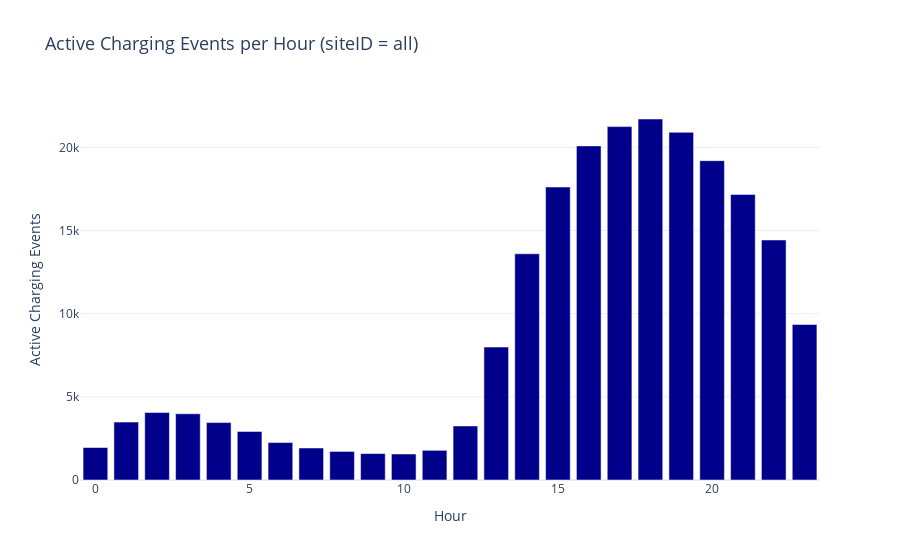
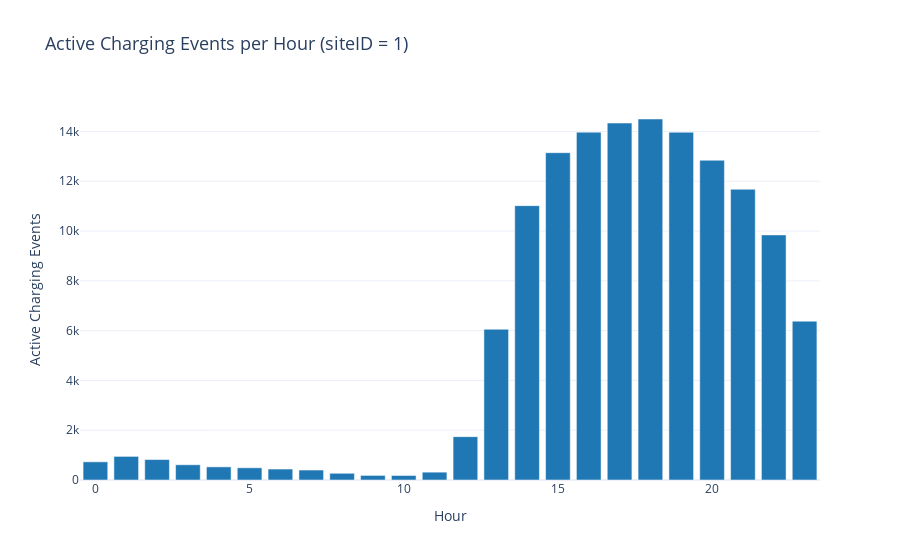
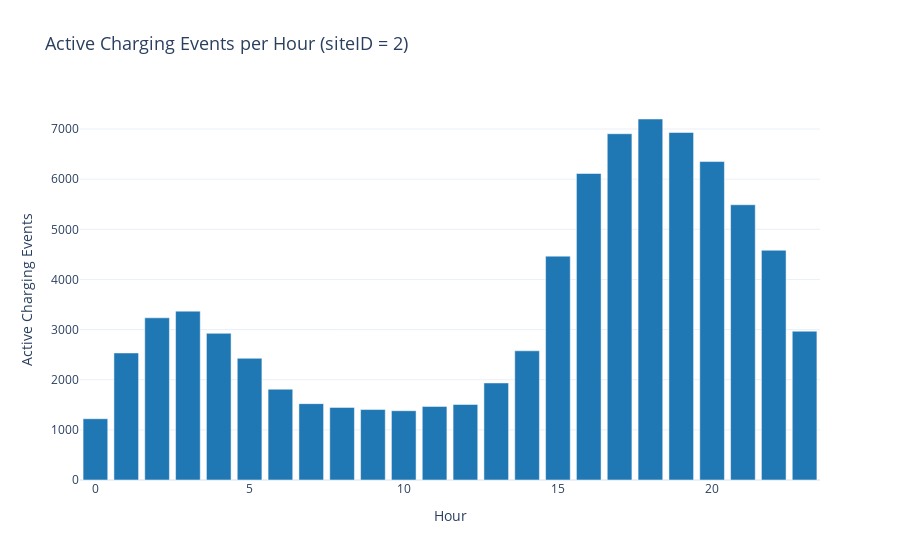

The notebook cell these images were saved under, in order:
### Markdown cell above
## More Visualizations
In order to attain a broader picture of the hourly development, also the active charging events per hour are visualized

### Code cell
import pandas as pd
import plotly.express as px

# Convert datetime columns
charging_set['connectionTime'] = pd.to_datetime(charging_set['connectionTime'])
charging_set['disconnectTime'] = pd.to_datetime(charging_set['disconnectTime'])

# Function to calculate active events per hour
def calculate_hourly_activity(data, site_id=None):
    if site_id is not None:
        data = data[data['siteID'] == site_id]
    return pd.DataFrame([
        {'hour': hour, 'count': len(data[
            (data['connectionTime'].dt.hour <= hour) & 
            (data['disconnectTime'].dt.hour >= hour)
        ])} for hour in range(24)
    ])

# Plot function
def plot_activity(activity_df, title, color='#00008B'):
    fig = px.bar(
        activity_df, x='hour', y='count', title=title, 
        labels={'hour': 'Hour', 'count': 'Active Charging Events'}
    )
    fig.update_traces(marker_color=color)
    fig.update_layout(title_font_size=18, legend_title_text="Legend", template="plotly_white")
    fig.show()

# Overall activity
hourly_activity = calculate_hourly_activity(charging_set)
plot_activity(hourly_activity, 'Active Charging Events per Hour (siteID = all)')

# Activity per site
for site_id in [1, 2]:
    site_activity = calculate_hourly_activity(charging_set, site_id)
    plot_activity(site_activity, f'Active Charging Events per Hour (siteID = {site_id})', color='#1f77b4')

### Figure 1 — Plotly figure (JSON) as saved in the notebook; plotly's stock layout.template omitted (floating-point values rounded to 4 significant figures)
{"data": [{"alignmentgroup": "True", "hovertemplate": "Hour=%{x}<br>Active Charging Events=%{y}<extra></extra>", "legendgroup": "", "marker": {"color": "#00008B", "pattern": {"shape": ""}}, "name": "", "offsetgroup": "", "orientation": "v", "showlegend": false, "textposition": "auto", "type": "bar", "x": [0, 1, 2, 3, 4, 5, 6, 7, 8, 9, 10, 11, 12, 13, 14, 15, 16, 17, 18, 19, 20, 21, 22, 23], "xaxis": "x", "y": [1952, 3482, 4056, 3980, 3452, 2918, 2251, 1923, 1718, 1589, 1563, 1783, 3248, 7992, 13598, 17613, 20086, 21245, 21702, 20901, 19196, 17170, 14428, 9349], "yaxis": "y"}], "layout": {"barmode": "relative", "legend": {"title": {"text": "Legend"}, "tracegroupgap": 0}, "title": {"font": {"size": 18}, "text": "Active Charging Events per Hour (siteID = all)"}, "xaxis": {"anchor": "y", "domain": [0, 1], "title": {"text": "Hour"}}, "yaxis": {"anchor": "x", "domain": [0, 1], "title": {"text": "Active Charging Events"}}}}

### Figure 2 — Plotly figure (JSON) as saved in the notebook; plotly's stock layout.template omitted (floating-point values rounded to 4 significant figures)
{"data": [{"alignmentgroup": "True", "hovertemplate": "Hour=%{x}<br>Active Charging Events=%{y}<extra></extra>", "legendgroup": "", "marker": {"color": "#1f77b4", "pattern": {"shape": ""}}, "name": "", "offsetgroup": "", "orientation": "v", "showlegend": false, "textposition": "auto", "type": "bar", "x": [0, 1, 2, 3, 4, 5, 6, 7, 8, 9, 10, 11, 12, 13, 14, 15, 16, 17, 18, 19, 20, 21, 22, 23], "xaxis": "x", "y": [730, 948, 821, 612, 527, 491, 440, 400, 270, 184, 181, 315, 1741, 6056, 11021, 13148, 13973, 14339, 14502, 13970, 12845, 11680, 9846, 6381], "yaxis": "y"}], "layout": {"barmode": "relative", "legend": {"title": {"text": "Legend"}, "tracegroupgap": 0}, "title": {"font": {"size": 18}, "text": "Active Charging Events per Hour (siteID = 1)"}, "xaxis": {"anchor": "y", "domain": [0, 1], "title": {"text": "Hour"}}, "yaxis": {"anchor": "x", "domain": [0, 1], "title": {"text": "Active Charging Events"}}}}

### Figure 3 — Plotly figure (JSON) as saved in the notebook; plotly's stock layout.template omitted (floating-point values rounded to 4 significant figures)
{"data": [{"alignmentgroup": "True", "hovertemplate": "Hour=%{x}<br>Active Charging Events=%{y}<extra></extra>", "legendgroup": "", "marker": {"color": "#1f77b4", "pattern": {"shape": ""}}, "name": "", "offsetgroup": "", "orientation": "v", "showlegend": false, "textposition": "auto", "type": "bar", "x": [0, 1, 2, 3, 4, 5, 6, 7, 8, 9, 10, 11, 12, 13, 14, 15, 16, 17, 18, 19, 20, 21, 22, 23], "xaxis": "x", "y": [1222, 2534, 3235, 3368, 2925, 2427, 1811, 1523, 1448, 1405, 1382, 1468, 1507, 1936, 2577, 4465, 6113, 6906, 7200, 6931, 6351, 5490, 4582, 2968], "yaxis": "y"}], "layout": {"barmode": "relative", "legend": {"title": {"text": "Legend"}, "tracegroupgap": 0}, "title": {"font": {"size": 18}, "text": "Active Charging Events per Hour (siteID = 2)"}, "xaxis": {"anchor": "y", "domain": [0, 1], "title": {"text": "Hour"}}, "yaxis": {"anchor": "x", "domain": [0, 1], "title": {"text": "Active Charging Events"}}}}
